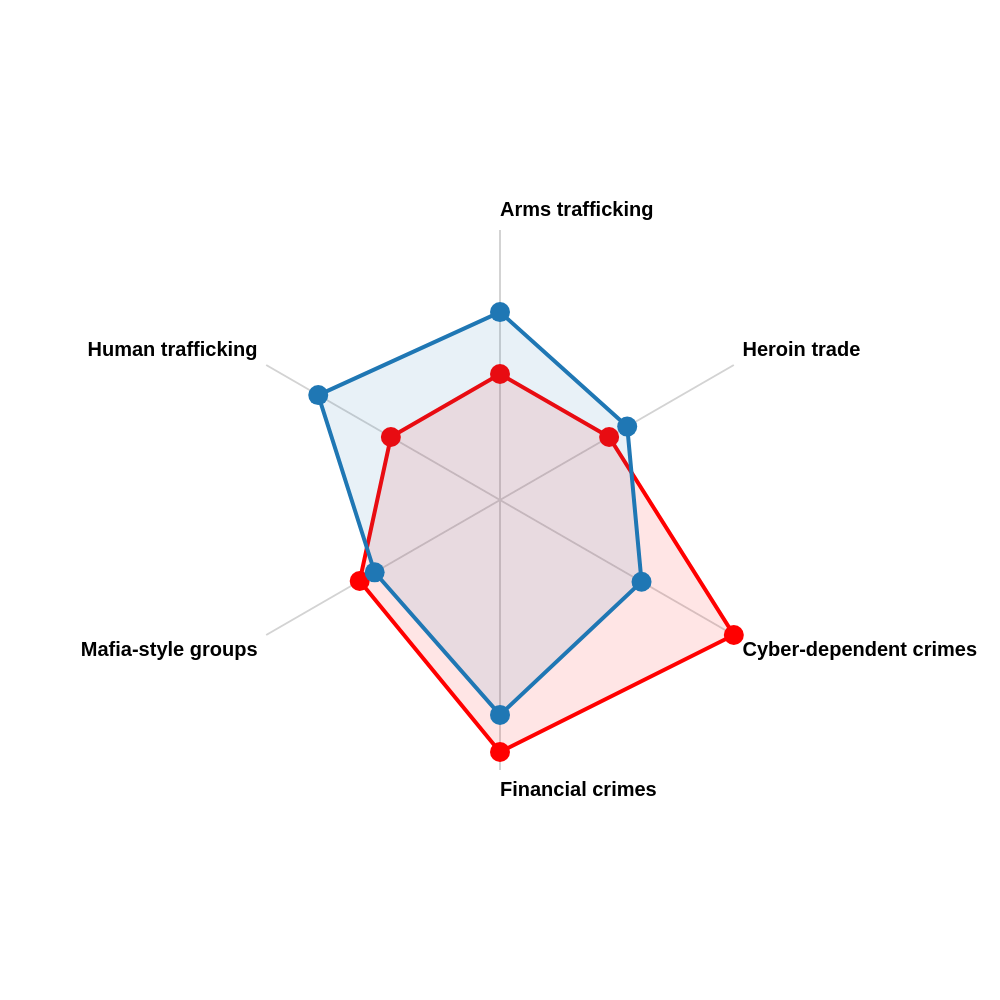

Specify this chart in Vega-Lite:
### Vega specification from a JSON file in a GitHub repository (floating-point values rounded to 4 significant figures)
{"$schema": "https://vega.github.io/schema/vega/v5.json", "description": "A radar chart example, showing multiple dimensions in a radial layout.", "width": 500, "height": 500, "padding": 115, "autosize": {"type": "none", "contains": "padding"}, "signals": [{"name": "radius", "update": "width / 2"}], "data": [{"name": "table", "values": [{"Country": "Australia", "category": "Human trafficking", "value": 3.5}, {"Country": "Australia", "category": "Arms trafficking", "value": 3.5}, {"Country": "Australia", "category": "Heroin trade", "value": 3.5}, {"Country": "Australia", "category": "Cyber-dependent crimes", "value": 7.5}, {"Country": "Australia", "category": "Financial crimes", "value": 7.0}, {"Country": "Australia", "category": "Mafia-style groups", "value": 4.5}, {"Country": "Rest of World", "category": "Human trafficking", "value": 5.83}, {"Country": "Rest of World", "category": "Arms trafficking", "value": 5.22}, {"Country": "Rest of World", "category": "Heroin trade", "value": 4.08}, {"Country": "Rest of World", "category": "Cyber-dependent crimes", "value": 4.54}, {"Country": "Rest of World", "category": "Financial crimes", "value": 5.97}, {"Country": "Rest of World", "category": "Mafia-style groups", "value": 4.02}]}, {"name": "countries", "source": "table", "transform": [{"type": "aggregate", "groupby": ["category"]}]}], "scales": [{"name": "angular", "type": "point", "range": {"signal": "[-PI, PI]"}, "padding": 0.5, "domain": {"data": "countries", "field": "category"}}, {"name": "radial", "type": "linear", "range": {"signal": "[0, radius]"}, "zero": true, "nice": false, "domain": {"data": "table", "field": "value"}, "domainMin": 0}, {"name": "color", "type": "ordinal", "domain": ["Australia", "Rest of World"], "range": ["red", "#1f77b4"]}], "encode": {"enter": {"x": {"signal": "radius"}, "y": {"signal": "radius"}}}, "marks": [{"type": "group", "name": "categories", "zindex": 2, "from": {"facet": {"data": "table", "name": "facet", "groupby": ["Country"]}}, "marks": [{"type": "line", "name": "category-line", "from": {"data": "facet"}, "encode": {"enter": {"interpolate": {"value": "linear-closed"}, "x": {"signal": "scale('radial', datum.value) * cos(scale('angular', datum.category))"}, "y": {"signal": "scale('radial', datum.value) * sin(scale('angular', datum.category))"}, "stroke": {"scale": "color", "field": "Country"}, "strokeWidth": {"value": 2}, "fill": {"scale": "color", "field": "Country"}, "fillOpacity": {"value": 0.1}}}}, {"type": "symbol", "from": {"data": "facet"}, "zindex": 4, "encode": {"enter": {"x": {"signal": "scale('radial', datum.value) * cos(scale('angular', datum.category))"}, "y": {"signal": "scale('radial', datum.value) * sin(scale('angular', datum.category))"}, "fill": {"scale": "color", "field": "Country"}, "size": {"value": 100}, "tooltip": {"signal": "datum.Country + ': ' + format(datum.value, '.2f')"}}}}]}, {"type": "rule", "name": "radial-grid", "from": {"data": "countries"}, "zindex": 0, "encode": {"enter": {"x": {"value": 0}, "y": {"value": 0}, "x2": {"signal": "radius * cos(scale('angular', datum.category))"}, "y2": {"signal": "radius * sin(scale('angular', datum.category))"}, "stroke": {"value": "lightgray"}, "strokeWidth": {"value": 1}}}}, {"type": "text", "name": "key-label", "from": {"data": "countries"}, "zindex": 1, "encode": {"enter": {"x": {"signal": "(radius + 5) * cos(scale('angular', datum.category))"}, "y": {"signal": "(radius + 5) * sin(scale('angular', datum.category))"}, "text": {"field": "category"}, "align": [{"test": "abs(scale('angular', datum.category)) > PI / 2", "value": "right"}, {"value": "left"}], "baseline": [{"test": "scale('angular', datum.category) > 0", "value": "top"}, {"test": "scale('angular', datum.category) == 0", "value": "middle"}, {"value": "bottom"}], "fill": {"value": "black"}, "fontWeight": {"value": "bold"}, "fontSize": {"value": 10}}}}]}
